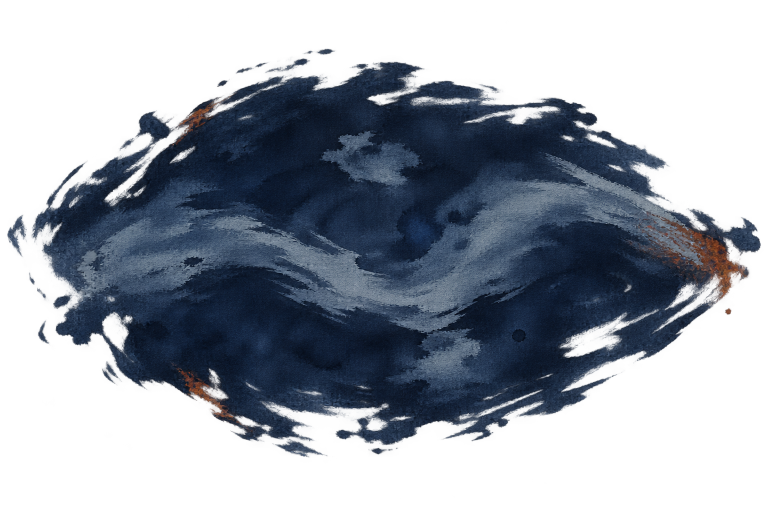
#> input picture Artifacts/GraphicsRemediation/SkillAnimation/SeojinActive2CraneWingFormation/fresh-d-native-rgba/attempt-01/g2-hold.png, 1536 x 1024 px, found by its file name (shown at 1/2 size)
$ python normalize_and_review.py
#> lines starting #> are read from the running program, lines starting #| are printed output that depends on the picture
from pathlib import Path
from PIL import Image,ImageOps,ImageDraw
import numpy as np, hashlib, json, math

root=Path('/Users/pvenus/ProjectBS/Artifacts/GraphicsRemediation/SkillAnimation/SeojinActive2CraneWingFormation/fresh-d-native-rgba')
AUTH='d6360d2193d49d0733a9d150e4f02f3608f692e218f8e211aaddbbdcb7646a7f'

def sha(p): return hashlib.sha256(Path(p).read_bytes()).hexdigest()
def lin(x):
    x=x.astype(np.float64)/255
    return np.where(x<=.04045,x/12.92,((x+.055)/1.055)**2.4)
def enc(x):
    y=np.where(x<=.0031308,12.92*x,1.055*np.maximum(x,0)**(1/2.4)-.055)
    return np.floor(np.clip(y,0,1)*255+.5).astype(np.uint8)
def sinc(x): return np.sinc(x)
def table(src,dst):
    scale=dst/src;support=3/scale if scale<1 else 3
    rows=[]
    for j in range(dst):
        c=(j+.5)/scale-.5;lo=math.ceil(c-support);hi=math.floor(c+support);idx=np.arange(lo,hi+1)
        d=c-idx;z=d*scale if scale<1 else d;w=sinc(z)*sinc(z/3)
        idx=np.clip(idx,0,src-1);acc={}
        for ii,ww in zip(idx,w): acc[int(ii)]=acc.get(int(ii),0)+float(ww)
        ii=np.array(sorted(acc));ww=np.array([acc[k] for k in ii]);ww/=ww.sum();rows.append((ii,ww))
    return rows
def axis_resize(a,dst,axis):
    src=a.shape[axis];t=table(src,dst);outshape=list(a.shape);outshape[axis]=dst;out=np.empty(outshape,np.float64)
    for j,(idx,w) in enumerate(t):
        vals=np.take(a,idx,axis=axis);v=np.tensordot(w,vals,axes=(0,axis))
        sl=[slice(None)]*a.ndim;sl[axis]=j;out[tuple(sl)]=v
    return out
def normalize(src,size,offset,out):
    rgba=np.array(Image.open(src).convert('RGBA'));alpha=rgba[...,3:4].astype(np.float64)/255
    prem=np.concatenate([lin(rgba[...,:3])*alpha,alpha],2)
    q=axis_resize(axis_resize(prem,size[0],1),size[1],0);a=np.clip(q[...,3:4],0,1);rgb=np.divide(q[...,:3],a,out=np.zeros_like(q[...,:3]),where=a>0)
    rr=np.zeros((size[1],size[0],4),np.uint8);rr[...,:3]=enc(rgb);rr[...,3]=np.floor(a[...,0]*255+.5).astype(np.uint8);rr[rr[...,3]==0,:3]=0
    canvas=np.zeros((1024,1024,4),np.uint8);x,y=offset;canvas[y:y+size[1],x:x+size[0]]=rr;Image.fromarray(canvas,'RGBA').save(out,compress_level=9)
def metrics(p):
    a=np.array(Image.open(p).convert('RGBA'));al=a[...,3];border=np.concatenate([al[0],al[-1],al[:,0],al[:,-1]]);rgb0=a[al==0,:3]
    ys,xs=np.where(al>0);return {'dimensions':[a.shape[1],a.shape[0]],'borderNonzero':int((border>0).sum()),'corners':[int(al[0,0]),int(al[0,-1]),int(al[-1,0]),int(al[-1,-1])],'alpha0RgbResiduePixels':int(np.any(rgb0!=0,axis=1).sum()),'nonzeroBounds':[int(xs.min()),int(ys.min()),int(xs.max()+1),int(ys.max()+1)]}

specs=[('attempt-01','g2-hold.png',(928,619),(48,202)),('attempt-01','g3-hold.png',(928,928),(48,48)),('attempt-02','g2-hold.png',(928,928),(48,48)),('attempt-02','g3-hold.png',(928,928),(48,48))]
members=[]
for att,name,size,off in specs:
    src=root/att/name;od=root/att/'normalized';od.mkdir(exist_ok=True);out=od/name;normalize(src,size,off,out);first=sha(out);normalize(src,size,off,out);second=sha(out)
#> in normalize, rgba is the input picture: shape (1024, 1536, 4); mean R, G, B, A 22.1, 30.8, 44.4, 114.1
#> after the loop in axis_resize, `for j,(idx,w) in enumerate(t):`:
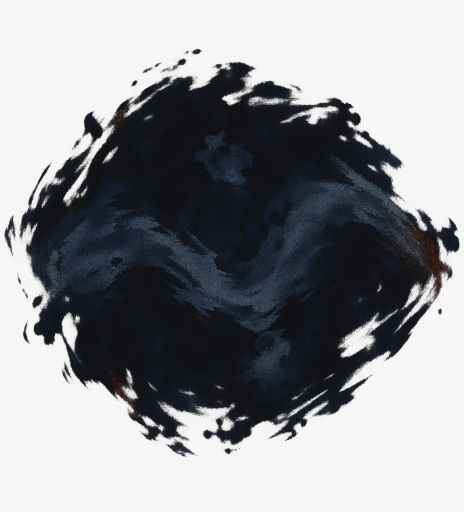
#> out: shape (1024, 928, 4) float64 (shown at 1/2 size); mean R, G, B, A 0.013, 0.0202, 0.0351, 0.448; transparent parts drawn white
#> call 2 of axis_resize, with dst = 619, axis = 0
#> in axis_resize (call 2), `src = a.shape[axis]`: src = 1024
#> in axis_resize (call 2), `t = table(src, dst)`: t = 619 items
#> the loop in axis_resize (call 2), `for j,(idx,w) in enumerate(t):` made 619 passes
#> idx on passes 3 to 5: [0, 1, 2, 3, 4, 5, 6, 7, 8], [1, 2, 3, 4, 5, 6, 7, 8, 9, 10], [2, 3, 4, 5, 6, 7, 8, 9, 10, 11]
#> after the loop in axis_resize (call 2), `for j,(idx,w) in enumerate(t):`:
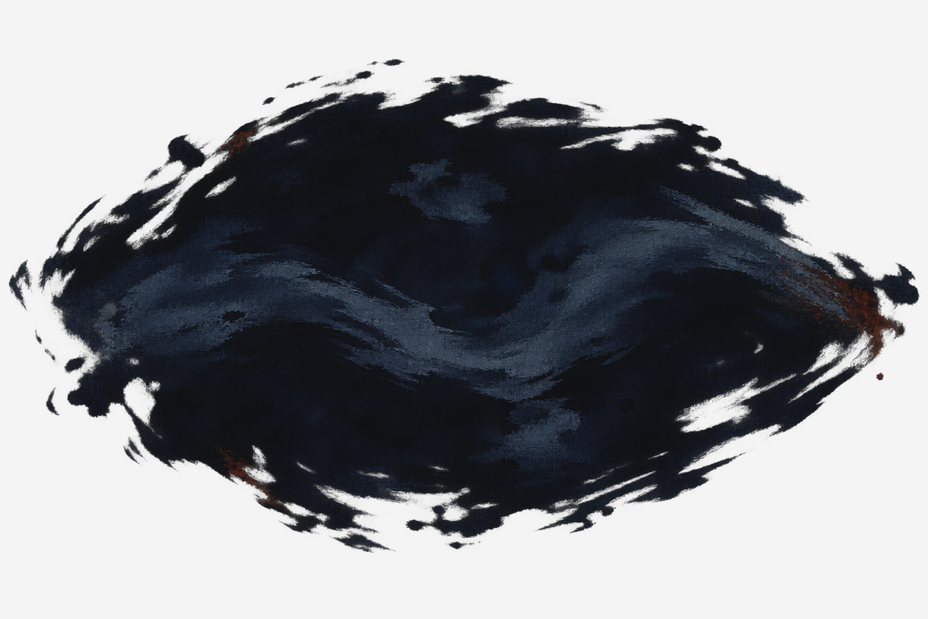
#> out: shape (619, 928, 4) float64; mean R, G, B, A 0.013, 0.0202, 0.0351, 0.448; transparent parts drawn white
#> in enc, `return np.floor(np.clip(y,0,1)*255+.5).astype(np.uint8)`:
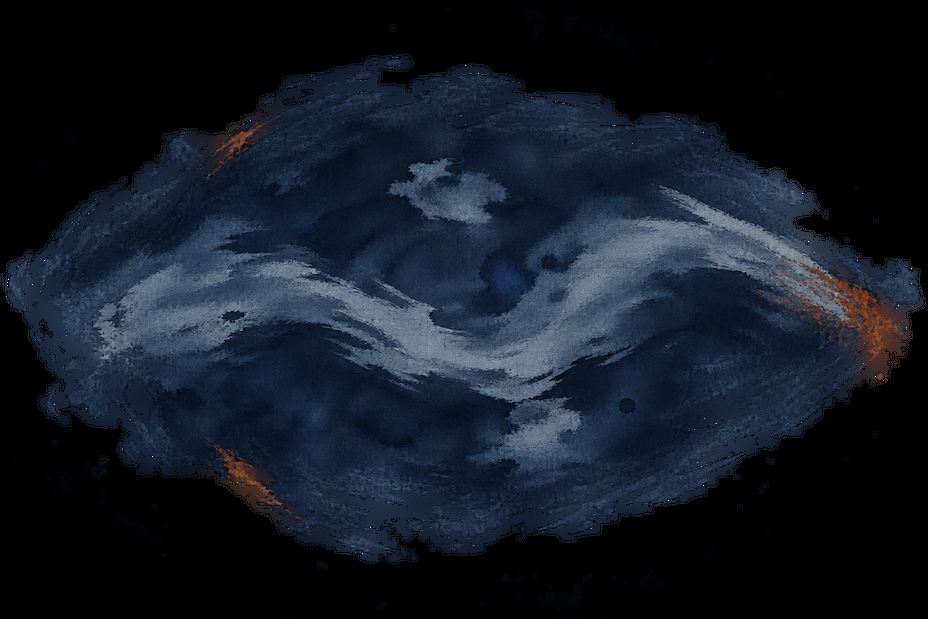
#> returned value: shape (619, 928, 3); mean of channels 0, 1, 2 19.2, 26.4, 37.6; drawn as R, G, B
#> in normalize, `rr[rr[..., 3] == 0, :3] = 0`: rr: shape (619, 928, 4); mean R, G, B, A 18.8, 25.8, 36.7, 114.1
#> in normalize, `canvas[y:y + size[1], x:x + size[0]] = rr`:
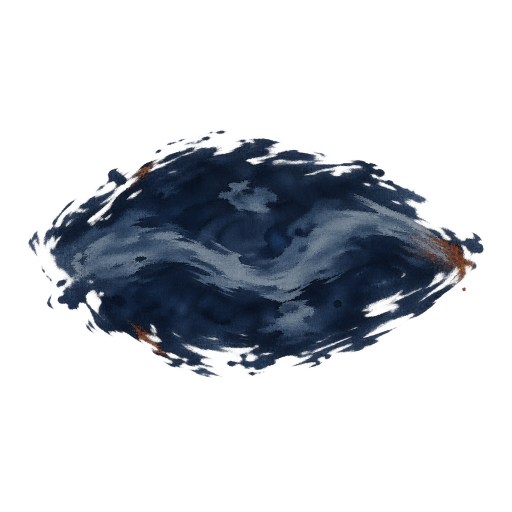
#> canvas: shape (1024, 1024, 4) (shown at 1/2 size); mean R, G, B, A 10.3, 14.2, 20.1, 62.5; transparent parts drawn white
    members.append({'attempt':att,'grade':name[:2].upper(),'source':str(src),'sourceSHA256':sha(src),'sourceDimensions':list(Image.open(src).size),'normalized':str(out),'normalizedSHA256':first,'rerunSHA256':second,'targetContentSize':list(size),'offset':list(off),'metrics':metrics(out)})
#> in metrics, `al = a[..., 3]`:
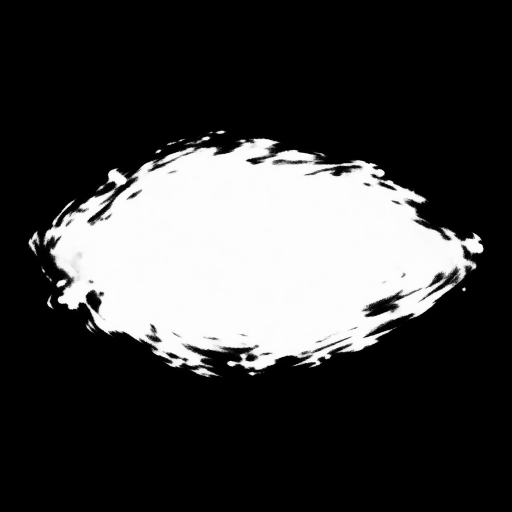
#> al: shape (1024, 1024) (shown at 1/2 size); min 0, max 255, mean 62.5
#> in metrics, `border = np.concatenate([al[0], al[-1], al[:, 0], al[:, -1]])`: border = 4096 values from 0 to 0
#> pass 2 of the loop `for att,name,size,off in specs:`:
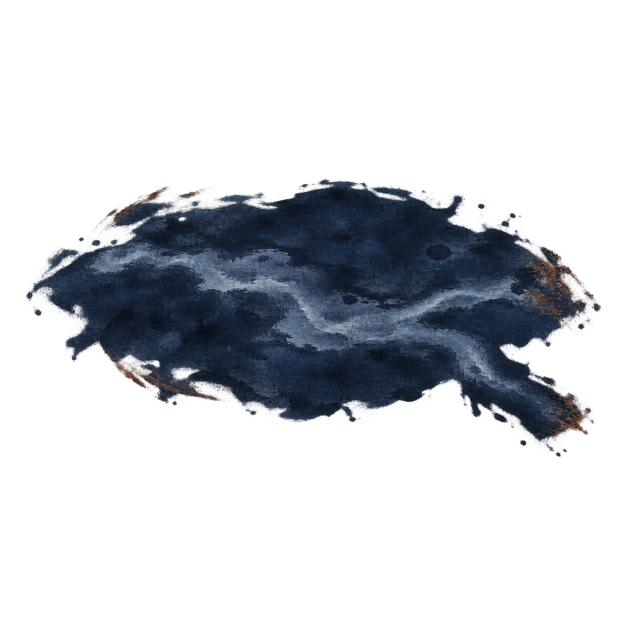
#> input picture Artifacts/GraphicsRemediation/SkillAnimation/SeojinActive2CraneWingFormation/fresh-d-native-rgba/attempt-01/g3-hold.png, 1254 x 1254 px, found by its file name (shown at 1/2 size)
#> in normalize, rgba is the input picture: shape (1254, 1254, 4); mean R, G, B, A 9.8, 12.7, 17.7, 58.8
#> alpha: shape (1254, 1254, 1) float64
#> x: shape (1254, 1254, 3) float64
#> prem: shape (1254, 1254, 4) float64
#> after the loop in axis_resize (call 5), `for j,(idx,w) in enumerate(t):`:
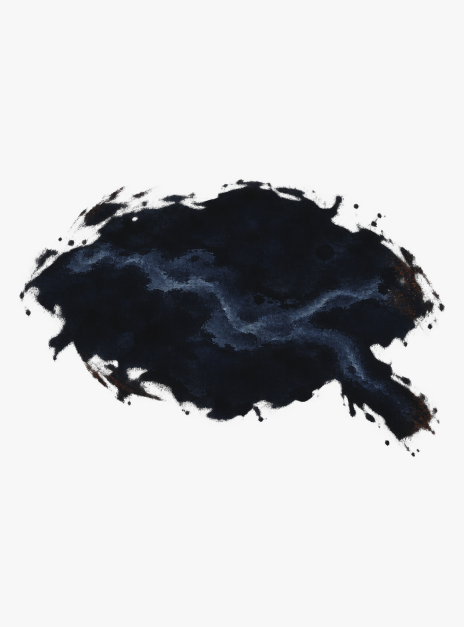
#> out: shape (1254, 928, 4) float64 (shown at 1/2 size); mean R, G, B, A 0.0067, 0.00993, 0.0172, 0.23; transparent parts drawn white
#> a: shape (928, 928, 1) float64
#> rgb: shape (928, 928, 3) float64
#> y: shape (928, 928, 3) float64
#> rr: shape (928, 928, 4)
#> rr: shape (928, 928, 4); mean R, G, B, A 9.9, 12.9, 17.9, 58.8
#> in metrics (call 2), `al = a[..., 3]`:
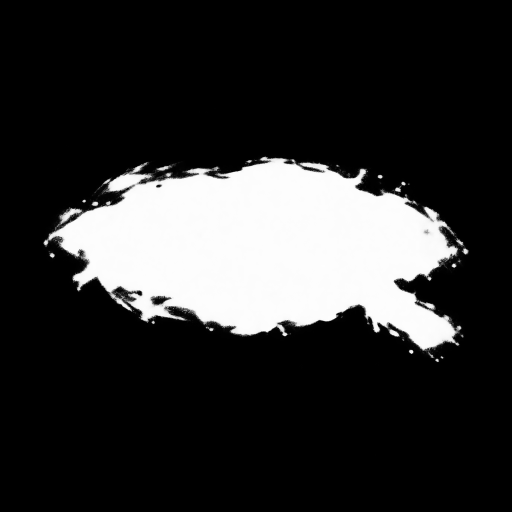
#> al: shape (1024, 1024) (shown at 1/2 size); min 0, max 255, mean 48.3

contacts={}
for att in ['attempt-01','attempt-02']:
    contacts[att]={}
    for size in [200,80,32]:
        col=Image.new('RGB',(size*2,size*2));gry=Image.new('L',(size*2,size*2))
#> after `col = Image.new('RGB', (size * 2, size * 2))`: col: PIL image 400x400 RGB; every value is 0
#> after `gry = Image.new('L', (size * 2, size * 2))`: gry: PIL image 400x400 L; every value is 0
        for x,grade in enumerate(['g2','g3']):
            fg=Image.open(root/att/'normalized'/f'{grade}-hold.png').resize((size,size),Image.Resampling.LANCZOS)
            for y,bg in enumerate([(236,231,215),(20,23,29)]):
                c=Image.alpha_composite(Image.new('RGBA',(size,size),bg+(255,)),fg).convert('RGB');col.paste(c,(x*size,y*size));gry.paste(ImageOps.grayscale(c),(x*size,y*size))
#> this loop made 2 passes
#> pass 1, `c = Image.alpha_composite(Image.new('RGBA', (size, size), bg + (255,))`:
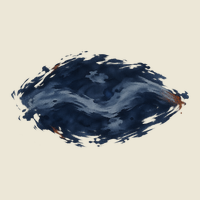
#> c: PIL image 200x200 RGB; mean R, G, B 187.1, 186.7, 179.8
#> after the loop:
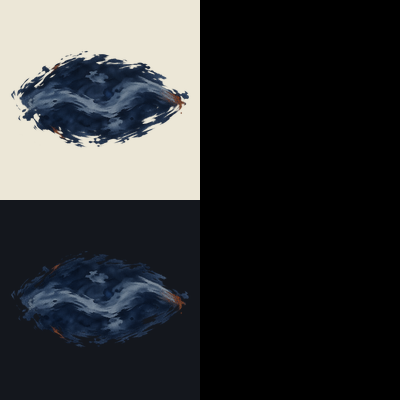
#> col: PIL image 400x400 RGB; mean R, G, B 52.8, 54.1, 54.8
        od=root/att/'evidence';od.mkdir(exist_ok=True);cp=od/f'joint-{size}-color.png';gp=od/f'joint-{size}-gray.png';col.save(cp);gry.save(gp);contacts[att][str(size)]={'color':str(cp),'colorSHA256':sha(cp),'gray':str(gp),'graySHA256':sha(gp)}
    ground=Image.new('RGB',(1200,700),(116,108,88));d=ImageDraw.Draw(ground)
    for y in range(70,700,70):d.line((0,y,1200,y+80),fill=(130,121,100),width=2)
    for x in range(-300,1500,120):d.line((x,0,x+340,700),fill=(103,96,80),width=2)
    for x,grade,scale,pos in [(0,'g2',.45,(60,140)),(1,'g3',.54,(610,80))]:
        fg=Image.open(root/att/'normalized'/f'{grade}-hold.png').resize((int(1024*scale),int(1024*scale)),Image.Resampling.LANCZOS);ground.paste(fg,pos,fg)
    p=root/att/'evidence/ground-placement.png';ground.save(p);contacts[att]['ground']={'path':str(p),'sha256':sha(p)}
#> pass 2 of the loop `for att in ['attempt-01','attempt-02']:`:
manifest={'authoritySHA256':AUTH,'algorithm':'linear-light premultiplied RGBA separable Lanczos3, antialiased downscale, half-away rounding','members':members,'contacts':contacts,'pairMixing':0,'selection':'PENDING_VISUAL_REVIEW','motion':'HOLD','canonical':'HOLD'}
p=root/'normalization-manifest.json';p.write_text(json.dumps(manifest,indent=2)+'\n');print(sha(p))
